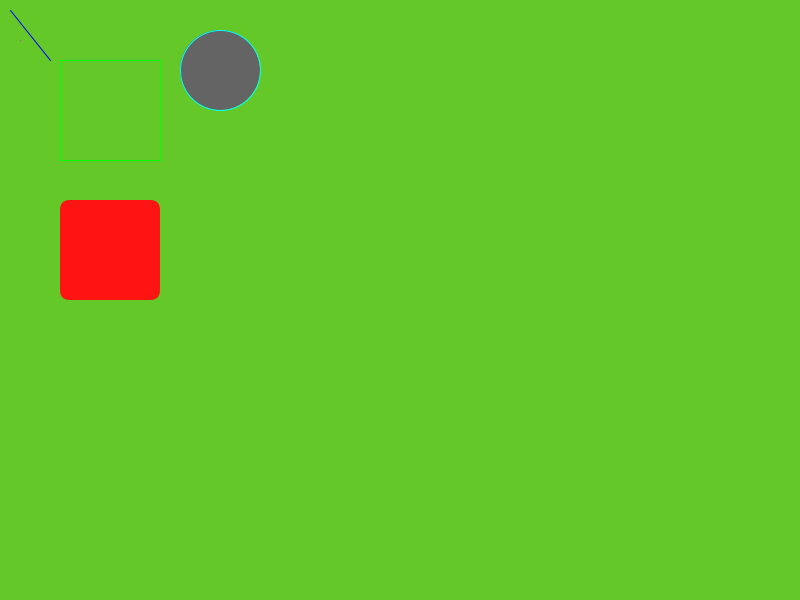
Frame 1 (no input)
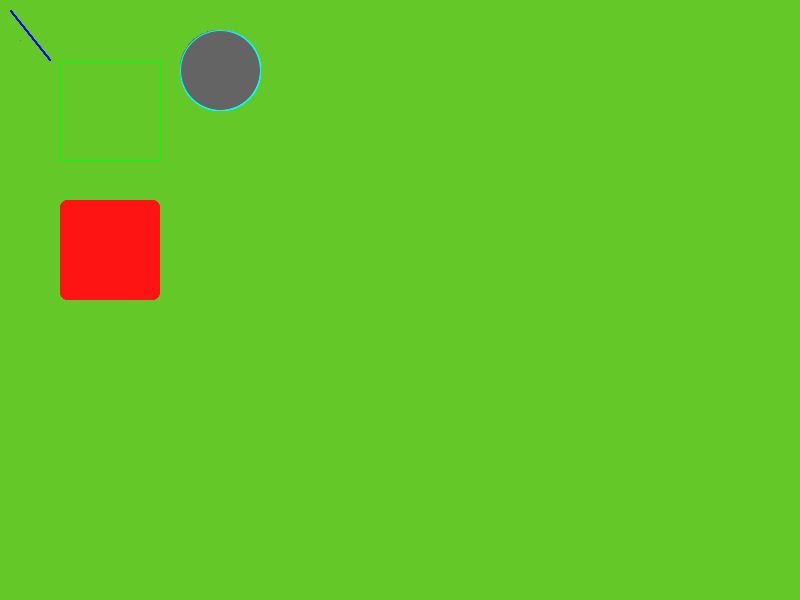
Frame 60 (the mouse pressed at the canvas centre just before this capture)
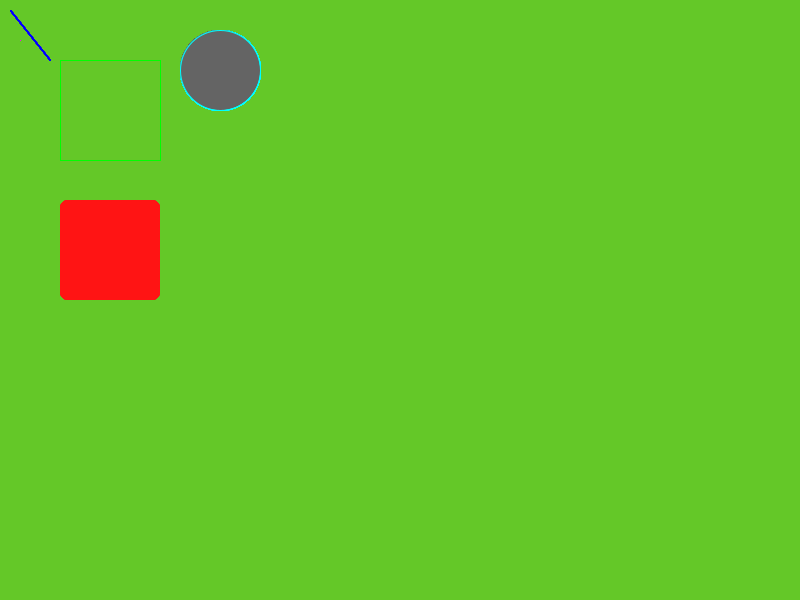
Frame 120 (the mouse held since frame 60 and released just before this capture)

The Processing sketch that drew these frames (run headless with seeded random() and noise(); from frame 60 on, the mouse is pressed at the canvas centre):

// Processing sketch: colors
// ── colors.pde
void setup() {
  size(800,600);  // Size of the window
  background(100, 200, 40);  // Background Color
  
  // background(rgb)
  // background(rgb, alpha)
  // background(gray)
  // background(gray, alpha)
  // background(v1, v2, v3)
  // background(v1, v2, v3, alpha)
  // background(image)
}

void draw() {
  
  stroke(0, 0, 255);
  line(10, 10, 50, 60);       // P1(x, y), P2(x, y) 
  
  noFill();
  stroke(0, 255, 0);      // red, green, blue
  rect(60, 60, 100, 100);      // P1(x, y), width, height
  
  fill(255, 20, 20);      // red, green, blue
  noStroke();
  //rectMode(CENTER);
  rect(60, 200, 100, 100, 10); // P1(x, y), width, height, border
  
  stroke(255, 0, 255);    // red, green, blue
  point(20,40);                // P1(x, y)
  
  fill(100);              // Gray scale
  stroke(0, 255, 255);    // red, green, blue
  ellipse(220, 70, 80, 80);    // P1(x, y), width, height
}
